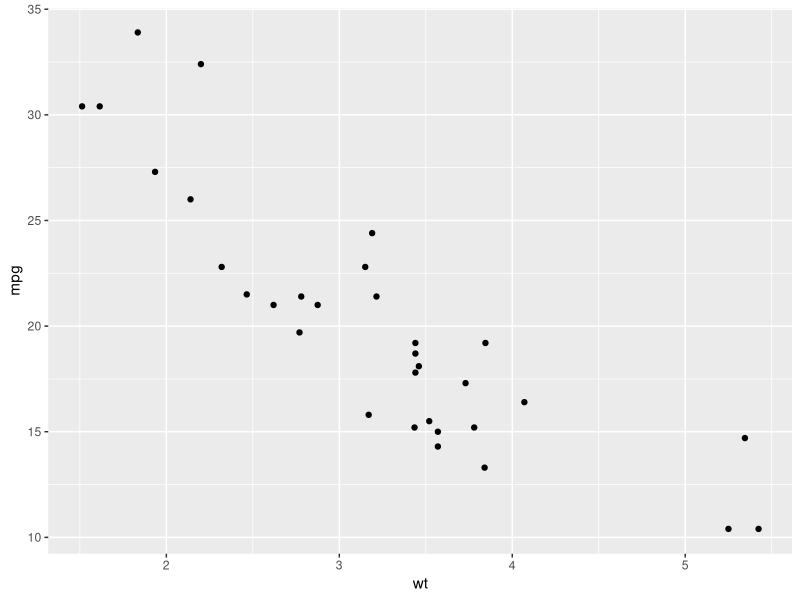
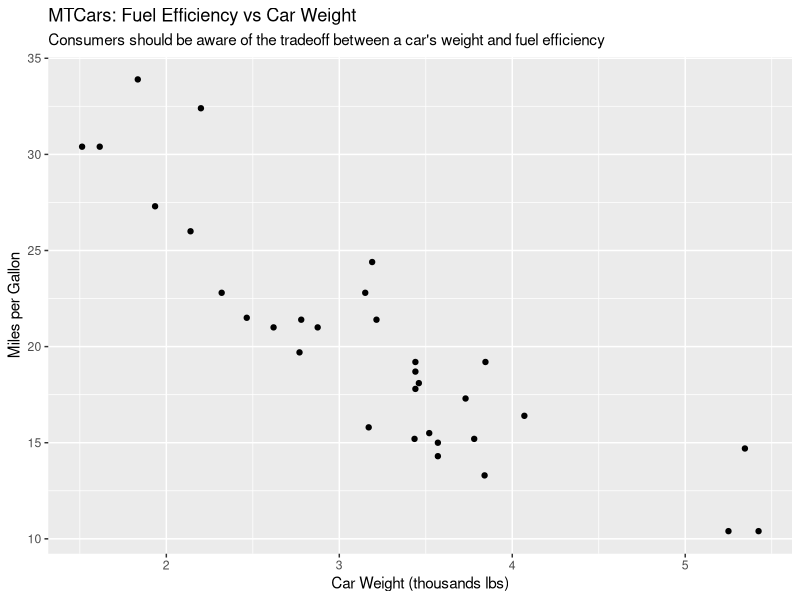
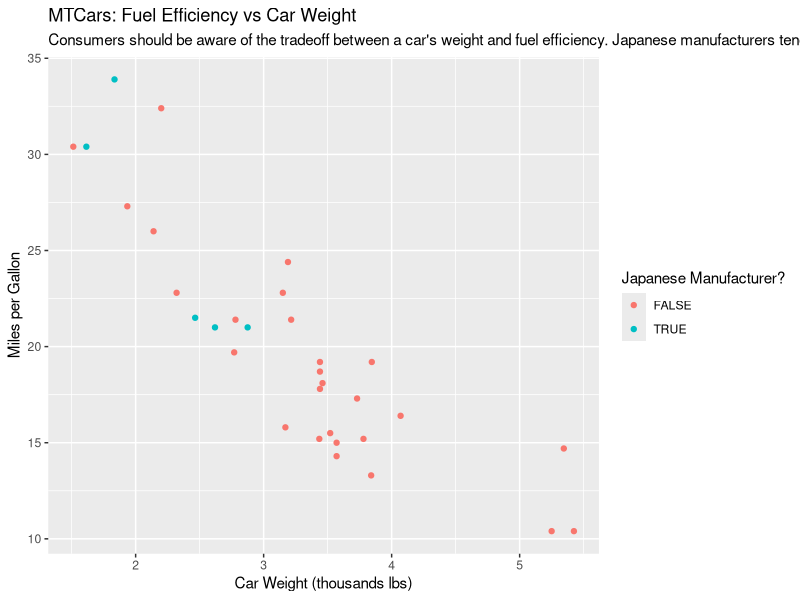

Reproduce these figures in R, in order.
library(tidyverse)
data("mtcars")

# Basic plot with no label edits
p1 <- ggplot(mtcars, aes(x=wt, y=mpg)) + geom_point()
p1

# Adding title and labels
plot_labels <- labs(x="Car Weight (thousands lbs)",
                    y="Miles per Gallon",
                    title="MTCars: Fuel Efficiency vs Car Weight",
                    subtitle="Consumers should be aware of the tradeoff between a car's weight and fuel efficiency")
p2 <- p1 + plot_labels
p2

# Flagging Japanese branded cars for later plotting
getFirst <- function(l){l[[1]]}
mtcars$make <- lapply(str_split(rownames(mtcars), " "), getFirst)
mtcars$is_japanese <- ifelse((mtcars$make == "Mazda") | (mtcars$make == "Honda") | (mtcars$make == "Toyota"),
                             TRUE, FALSE)

# Plot highlighting Japanese cars - colored in blue
p4 <- ggplot(mtcars, aes(x=wt, y=mpg, color=is_japanese)) + geom_point() + 
  labs(x="Car Weight (thousands lbs)",
       y="Miles per Gallon",
       title="MTCars: Fuel Efficiency vs Car Weight",
       subtitle="Consumers should be aware of the tradeoff between a car's weight and fuel efficiency. Japanese manufacturers tend towards the more fuel efficient end of the spectrum",
       color="Japanese Manufacturer?")
p4




